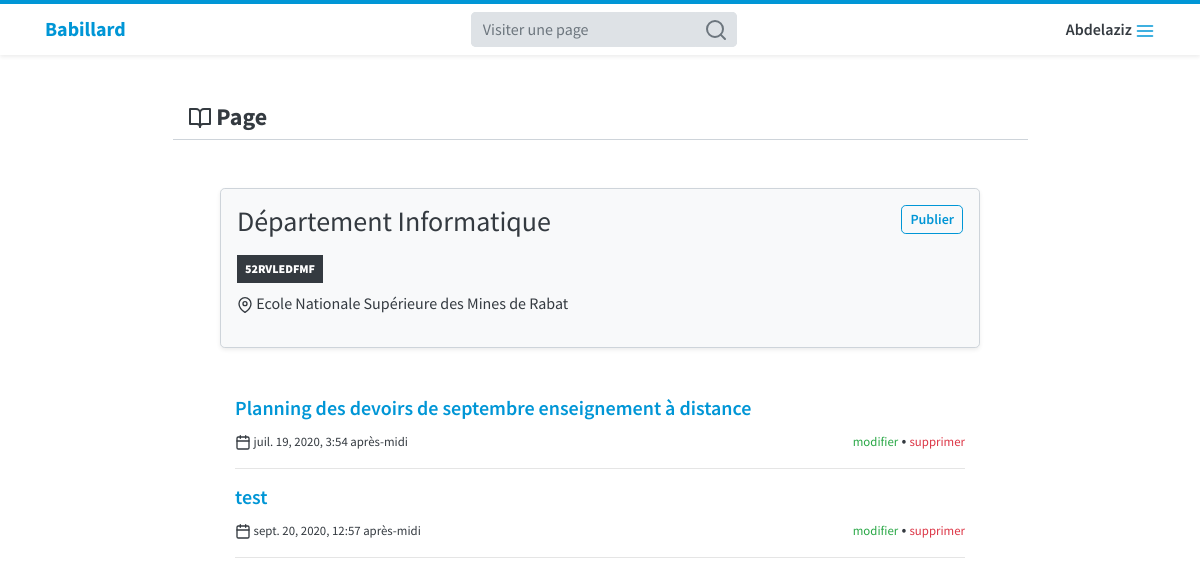
/page/8/ (signed in), run on the app's committed database.
### pages/models.py (models this page shows, shortened)
class Page(models.Model):
	name = models.CharField(max_length=150, verbose_name='Nom de la page')
	user = models.ForeignKey(User, on_delete=models.CASCADE)
	organisme = models.CharField(max_length=150, verbose_name="Nom de l'organisme (facultatif)", blank=True)
	code = models.CharField(max_length=10, default='0000000000')
	private = models.BooleanField(default=False, verbose_name="Page privé", help_text="Seuls les utilisateurs autorisés peuvent visiter la page et voir ses annonces")
	members = models.ManyToManyField(User, related_name='members', blank=True)
	abonn = models.ManyToManyField(User, related_name='abonn', blank=True)
	login_req = models.BooleanField(default=False, verbose_name="Authentification requise", help_text="Cochez cette case si les utilisateurs annonymes ne sont pas autorisés à visiter la page et voir ses annonces")

class Annonce(models.Model):
	title = models.CharField(max_length=255, verbose_name="Titre de l'annonce")
	content = models.TextField(verbose_name="Contenu")
	page = models.ForeignKey(Page, on_delete=models.CASCADE)
	date_posted = models.DateTimeField(auto_now_add=True)
	date_archive = models.DateTimeField(blank = True , null = True , verbose_name = "Date d'archivage (facultative)")
	archive = models.BooleanField(default = False)

### pages/views.py (the view)
# urls.py: path('page/<int:page_id>/', pages_views.page, name='page'),
def page(request, page_id):
	page = Page.objects.get(id=page_id)
	if page.login_req and not request.user.is_authenticated:
		return redirect('login')
	if page.private and request.user not in page.members.all():
		raise PermissionDenied
	return render(request, 'page.html', {'page': page})

### users/forms.py
class UpdateForm(forms.ModelForm):
	class Meta:
		model = User
		fields = ['username', 'first_name', 'last_name', 'email']

### users/views.py (called while the page is built)
def update_form(request):
	if request.user.is_authenticated:
		instance = request.user
		up_form = UpdateForm(instance = instance)
	else:
		up_form = UpdateForm()
	return {'up_form': up_form}

### templates/page.html (shortened to what this page needs)
{% extends 'home.html' %}
{% block main %}
	    <div class="row justify-content-center mt-5">
	      <div class="col-md-9 border-bottom">
	        <h4><strong> Page</strong></h4>
	      </div>
	    </div>
	    <div class="row justify-content-center py-5">
	    <div class="col-md-8 bg-light shadow-sm rounded p-3 border">
	    <div class="row">
	    <div class="col-md-9">
	      <p class="m-0"><h3 class="d-inline">{{page.name}}</h3>
	      </p>
	      <h3 class="badge badge-dark p-2 rounded-0"><strong>{{page.code}}</strong></h3>
	      {% if page.organisme %}
	      <p> {{page.organisme}}</p>
	      {% endif %}
	      </div>
	      <div class="col-md-3 text-right">
	      	{% if user.is_authenticated %}
	      	{% if page.user == user %}
	      	<a href="{% url 'create-annonce' page.id %}" class="btn btn-sm btn-outline-primary rounded">Publier</a>
	      	{% elif user in page.abonn.all %}
	      	<a href="{% url 'abonn' page.id %}" class="btn btn-outline-primary btn-sm rounded">Se désabonner</a>
	      	{% else %}
	      	<a href="{% url 'abonn' page.id %}" class="btn btn-outline-primary btn-sm rounded">S'abonner</a>
	      	{% endif %}
	      	{% endif %}
	      </div>
	      </div>
	    </div>
		</div>
		<div class="row justify-content-center">
			<div class="col-md-8">
				{% for ann in page.annonce_set.all %}
				<a href="{% url 'annonce' ann.id %}"><h5 class="font-weight-bold">{{ann.title}}</h5></a>
				<p><small> {{ann.date_posted}}</small>
				{% if ann.page.user == user %}
				<span class="float-right"><a href="{% url 'update-annonce' ann.id %}" class="text-success"><small>modifier</small></a> • <a type="button" data-toggle="modal" data-target="#delete-annonce-{{ann.id}}" class="text-danger"><small>supprimer</small></a></span>
				{% endif %}
				</p>
				<hr>
				{% endfor %}
			</div>
		</div>
{% endblock main %}

### templates/home.html (shortened to what this page needs)
{% extends 'base.html' %}
{% load static %}
{% load crispy_forms_tags %}
{% block content %}
    <nav class="navbar navbar-light bg-white navbar-border sticky-top shadow-sm">
    <div class="container">
      <a class="navbar-brand text-primary" href="{% url 'home' %}"><strong>Babillard</strong></a>
      <form method="GET" action="{% url 'search' %}" class="order-2 order-md-1 mt-2 mt-md-0">
        <div class="input-group bg-secondary rounded">
          <input class="form-control border-0 bg-secondary" placeholder="Visiter une page" name="search" type="search" required>
          <span class="input-group-append">
            <button class="btn btn-secondary rounded-right py-0 px-2" type="submit">
              <svg xmlns="http://www.w3.org/2000/svg" width="24" height="24" viewBox="0 0 24 24" fill="none" stroke="currentColor" stroke-width="2" stroke-linecap="round" stroke-linejoin="round" class="text-muted"><circle cx="11" cy="11" r="8"></circle><line x1="21" y1="21" x2="16.65" y2="16.65"></line></svg>
            </button>
          </span>
        </div>
      </form>
      {% if user.is_authenticated %}
      	<div class="dropleft order-1 order-md-2">
      	  <a class="text-dark" type="button" id="dropdownMenuButton" data-toggle="dropdown" aria-haspopup="true" aria-expanded="false">
      	  	<span class="font-weight-bold">{{user.first_name}}</span>
      	  </a>
      	</div>
      {% else %}
      <a href="{% url 'login' %}" class="btn btn-primary rounded-pill order-1 order-md-2">Connexion</a>
      {% endif %}
    </div>
    </nav>
    <div class="container">
      {% block main %}{% endblock main %}
    </div>
{% endblock content %}

### templates/base.html (style rules this page uses)
.navbar-border { border-top: 4px solid #0096D6; }

### data on the page
Page: name "Département Informatique", code "52RVLEDFMF", organisme "Ecole Nationale Supérieure des Mines de Rabat"
Annonce: title "Planning des devoirs de septembre enseignement à distance", date_posted "juil. 19, 2020, 3:54 après-midi"
Annonce: title "test", date_posted "sept. 20, 2020, 12:57 après-midi"

### other printed values
{{ user.first_name }} "Abdelaziz"
